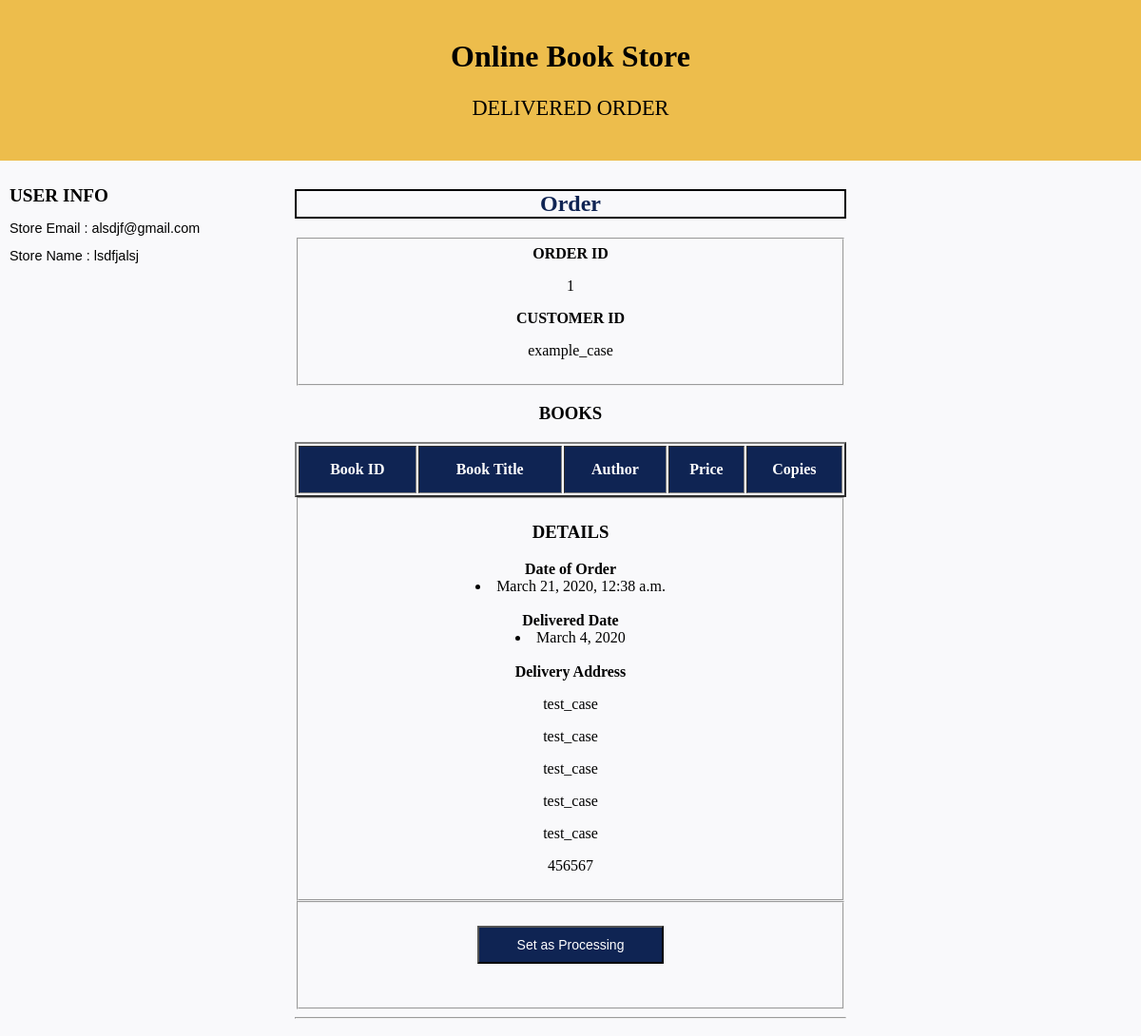
Screenshot of /orderDetails/1/ (signed in) with the database file from the repository.
### newApp/models.py (models this page shows, shortened)
class Book_store(models.Model):
    store_id = models.AutoField( primary_key = True)
    store_name = models.CharField(max_length = 100)
    email = models.EmailField(unique = True)
    password = models.CharField(max_length = 50)
    website = models.CharField(max_length = 50)
    phone_no = models.CharField(max_length = 10)
    rating = models.IntegerField()
    address_line1 = models.CharField(max_length = 100)
    address_line2 = models.CharField(max_length = 100)
    city = models.CharField(max_length = 50)
    district = models.CharField(max_length = 50)
    state = models.CharField(max_length = 50)
    zip_code = models.CharField(max_length = 6)
    class Meta:
        db_table = "Book_store"

class Order(models.Model):
    STATUS_CHOICES= [
        ('Delivered', 'Delivered'),
        ('Processing', 'Processing'),
        ('Cancelled', 'Cancelled'),
    ]
    order_id = models.CharField(max_length = 10, primary_key = True)
    user_id = models.ForeignKey(Customer,
    on_delete = models.CASCADE
    )
    store_id  = models.ForeignKey(
    Book_store,
    to_field = 'store_id',
    db_column = 'store_id',
    on_delete = models.CASCADE
    )
    status = models.CharField(max_length = 20, choices = STATUS_CHOICES)
    date_of_order = models.DateTimeField(auto_now_add = True)
    expected_delivery_date = models.DateField(null = True)
    delivered_date = models.DateField(null = True)
    cancelled_date = models.DateField(null = True)
    cancelled_by = models.CharField(max_length = 20, null=True)
    cancellation_remarks = models.CharField(max_length = 100, null=True)
    total_price = models.FloatField()
    address_no = models.IntegerField(default = 0)
    class Meta:
        db_table = "Order"

class Customer(models.Model):
    user_id = models.CharField(max_length = 50, primary_key = True)
    email = models.EmailField()
    password = models.CharField(max_length = 50 )
    first_name = models.CharField(max_length = 50)
    middle_name = models.CharField(max_length = 50)
    last_name = models.CharField(max_length = 50)
    phone_no = models.CharField(max_length = 50)
    class Meta:
        db_table = "Customer"

class Customer_address(models.Model):
    user_id = models.ForeignKey(Customer,
        on_delete= models.CASCADE
    )
    address_id = models.AutoField(primary_key = True)
    address_no = models.IntegerField()
    address_line1 = models.CharField(max_length = 100)
    address_line2 = models.CharField(max_length = 100)
    city = models.CharField(max_length = 50)
    district = models.CharField(max_length = 50)
    state = models.CharField(max_length = 50)
    zip_code = models.CharField(max_length = 6)
    class Meta:
        db_table = "Customer_address"

### newApp/views.py (the view, shortened to what this page needs)
# urls.py: path('orderDetails/<slug:order_id>/', views.orderDetails, name = 'orderDetails'),
def orderDetails(request, order_id):
    if sessionCheck(request) == True:
        email = request.session['email']
        store_row = fetchStoreRow(email)                                        #1. Store details from the session
        store_id = store_row[0]                                                 #Store ID
        store_name = store_row[1]                                               #Store name extracted
        q_result_order = Order.objects.get(store_id = store_id, order_id = order_id)                #2. Fetching the given order by order_id
        cursor = connection.cursor()                                                                #3. Fetching all the books in the order with id order_id
        q_result_bk_ids = Book_ordered.objects.filter(order_id = order_id)
        address = Customer_address.objects.get(user_id = q_result_order.user_id, address_no = q_result_order.address_no)    #4. Fetching the address where to be sent
        q_result_final = []                                                                                         #List of book and their details
        q_result = []                                                                                               #List of books
        if q_result_order.status == "Delivered":
            return  render(request, 'store/deliveredOrderDetails.html', {'store_email': email, 'store_name' : store_name, 'q_result_order' : q_result_order, 'books' : q_result, 'copies' : q_result_final , 'address' : address})
        elif q_result_order.status == "Cancelled":
            return  render(request, 'store/cancelledOrderDetails.html', {'store_email': email, 'store_name' : store_name, 'q_result_order' : q_result_order, 'books' : q_result, 'copies' : q_result_final , 'address' : address})
    else:
        messages.error(request, "Invalid Form")
        return render(request, 'store/signUpFail.html', {})

### newApp/views.py (called while the page is built)
def sessionCheck(request):
    email = request.session['email']
    cursor = connection.cursor()
    query = '''SELECT *
               FROM Book_store
               WHERE email=%s'''
    cursor.execute(query, [email])
    q_result = cursor.fetchall()
    userCount = len(q_result)
    if userCount == 1:
        return True
    else:
        return False

def fetchStoreRow(email):
    cursor = connection.cursor()
    query = '''SELECT *
               FROM Book_store
               WHERE email=%s'''
    cursor.execute(query, [email])
    q_result = cursor.fetchone()
    return q_result

### newApp/templates/store/deliveredOrderDetails.html (shortened to what this page needs)
<!DOCTYPE html>
<html lang="en">
<head>
</head>
<body>
<div class="header">
  <h1>Online Book Store </h1>
  <p style="font-family:times new roman;font-size:140%";>DELIVERED ORDER</p>
</div>
<div class="row">
  <div class="column side">
    <h2 style="font-family:times new roman;font-size:120%";>USER INFO</h2>
    <p style="font-family:arial;font-size:90%;line-height:1.0";>
      Store Email : {{store_email}}<br><br>
      Store Name  : {{store_name}}<br>
    </p>
</div>
<div class="column middle">
  <h2 style="color:#0f2453;border:2px solid black";>Order</h2>
  <link href="https://maxcdn.bootstrapcdn.com/font-awesome/4.3.0/css/font-awesome.min.css" rel="stylesheet">
  <div>
      <div>
          <section class="module">
              <div class="module-inner">
                  <div class="content-panel">
                          <fieldset class="fieldset">
                              <div class="form-group">
                                  <label class="col-md-2 col-sm-3 col-xs-12 control-label"><b>ORDER ID</b></label>
                                  <div class="col-md-10 col-sm-9 col-xs-12">
                                    <p> {{q_result_order.order_id}}</p>
                                  </div>
                              </div>
                              <div class="form-group">
                                  <label class="col-md-2 col-sm-3 col-xs-12 control-label"><b>CUSTOMER ID</b></label>
                                  <div class="col-md-10 col-sm-9 col-xs-12">
                                    <p> {{q_result_order.user_id.pk}}</p>
                                  </div>
                              </div>
                          </fieldset>
                          <h3 align="center">BOOKS</h3>
                          <table border="2" align="center">
                            <tr style="background-color: #0f2453">
                            <th style="color: white">Book ID</th>
                            <th style="color: white">Book Title</th>
                            <th style="color: white">Author</th>
                            <th style="color: white">Price</th>
                            <th style="color: white">Copies</th>
                          </table>
                          <fieldset class="fieldset">
                              <h3 class="fieldset-title">DETAILS</h3>
                              <div class="form-group">
                                  <label class="col-md-2  col-sm-3 col-xs-12 control-label"><b>Date of Order</b></label>
                                  <div class="col-md-10 col-sm-9 col-xs-12">
                                      <li>{{q_result_order.date_of_order}}</li>
                                  </div>
                              </div><br>
                              <div class="form-group">
                                  <label class="col-md-2  col-sm-3 col-xs-12 control-label"><b>Delivered Date</b></label>
                                  <div class="col-md-10 col-sm-9 col-xs-12">
                                      <li>{{q_result_order.delivered_date}}</li>
                                  </div>
                              </div><br>
                              <div class="form-group">
                                  <label class="col-md-2  col-sm-3 col-xs-12 control-label"><b>Delivery Address</b></label>
                                  <div class="col-md-10 col-sm-9 col-xs-12">
                                      <p>{{address.address_line1}}</p>
                                      <p>{{address.address_line2}}</p>
                                      <p>{{address.city}}</p>
                                      <p>{{address.district}}</p>
                                      <p>{{address.state}}</p>
                                      <p>{{address.zip_code}}</p>
                                  </div>
                              </div>
                          </fieldset>
                          <fieldset class="fieldset">
                            <form method="get"  align="center" action="{% url 'setProcessing' q_result_order.order_id %}">{% csrf_token %}
                                <br><button align="center"  class="button"  type="submit"> Set as Processing </button>
                            </form>
                                <br><br>
                          </fieldset>
                          <hr>
                  </div>
              </div>
          </section>
      </div>
  </div>
</div>
<div class="column side">
  </div>
</div>
</body>
</html>

### newApp/templates/store/deliveredOrderDetails.html (style rules this page uses)
* { box-sizing: border-box; }
body { margin: 0; }
.header { background-color: #EDBD4C; padding: 20px; text-align: center; }
.column { float: left; padding: 10px; }
.column.side { width: 25%; }
.column.middle { width: 50%; text-align: center; }
.row:after { content: ""; display: table; clear: both; }
.button { background-color: #0f2453; border: ; color: white; padding: 10px 40px; text-align: center; font-size: 14px; cursor: pointer; }
body { background:#f9f9fb; }
table { width: 100%; }
th { height: 50px; }

### rows the page displays
Book_store: email "alsdjf@gmail.com", store_name "lsdfjalsj"
Order: order_id "1", user_id.pk "example_case", date_of_order "March 21, 2020, 12:38 a.m.", delivered_date "March 4, 2020"
Customer_address: address_line1 "test_case", address_line2 "test_case", city "test_case", district "test_case", state "test_case", zip_code "456567"
